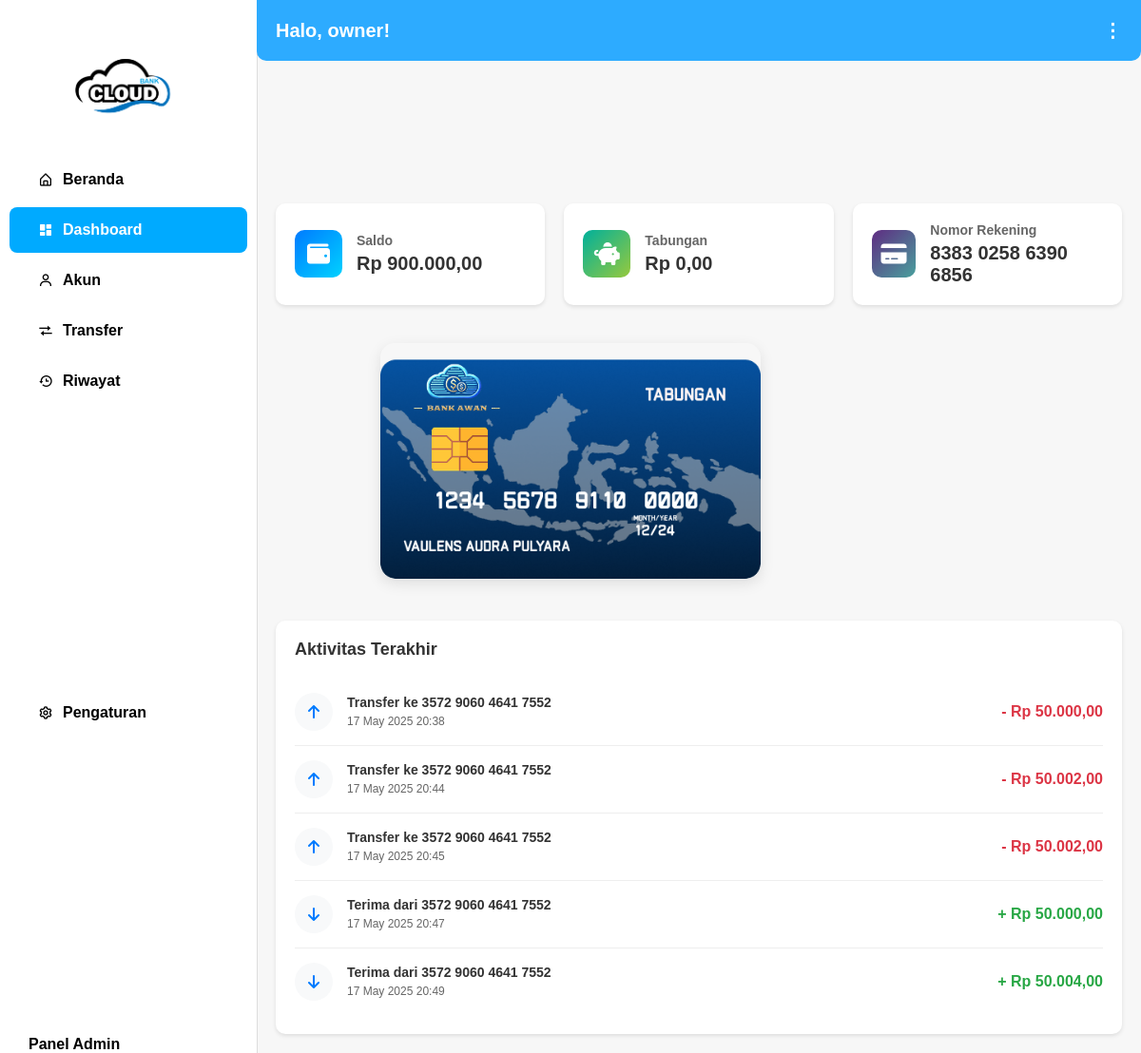
The page /dashboard (signed in) on the database its author committed.
### models.py (models this page shows, shortened)
class User(UserMixin, db.Model):
    id           = db.Column(db.Integer, primary_key=True)
    acc_num      = db.Column(db.String(19), unique=True, nullable=False, default=generate_account_number)  # 16 digits + 3 spaces
    email        = db.Column(db.String(120), unique=True, nullable=False)
    username     = db.Column(db.String(80), unique=True, nullable=False)
    password     = db.Column(db.String(200), nullable=False)
    role         = db.Column(db.Enum(RoleEnum), default=RoleEnum.user, nullable=False)
    balance      = db.Column(db.Float, default=0)
    savings      = db.Column(db.Float, default=0)
    is_banned    = db.Column(db.Boolean, default=False)
    created_at   = db.Column(db.DateTime, nullable=False)
    ip_address   = db.Column(db.String(100))
    profile_photo = db.Column(db.String(200), default='default.png')  # Profile photo field
    promoted_by_id = db.Column(db.Integer, db.ForeignKey('user.id'), nullable=True)
    promoted_by = db.relationship('User', remote_side=[id], backref='promoted_users')
    admin_permissions = db.Column(db.String(500), default='')
    language = db.Column(db.String(5), default='id')  # 'id' for Indonesian, 'en' for English
    dark_mode = db.Column(db.Boolean, default=False)

class Transaction(db.Model):
    id           = db.Column(db.Integer, primary_key=True)
    sender_id    = db.Column(db.Integer, db.ForeignKey('user.id'), nullable=False)
    receiver_id  = db.Column(db.Integer, db.ForeignKey('user.id'), nullable=False)
    amount       = db.Column(db.Float, nullable=False)
    timestamp    = db.Column(db.DateTime, nullable=False)
    message      = db.Column(db.String(200), nullable=True)  # Adding message field
    sender       = db.relationship('User', foreign_keys=[sender_id], backref='sent_transactions')
    receiver     = db.relationship('User', foreign_keys=[receiver_id], backref='received_transactions')

### app.py (the view, shortened to what this page needs)
@app.route("/dashboard", methods=["GET", "POST"])
@login_required
def dashboard():
    return render_template(
        "dashboard.html",
        isDebug = True,
        user=current_user,
        active_page="dashboard"
    )

### app.py (called while the page is built)
@login_manager.user_loader
def load_user(uid):
    try:
        user = User.query.get(int(uid))
        if user:
            return user
    except ValueError:
        pass
    return User.query.filter_by(acc_num=uid).first()

### templates/dashboard.html (shortened to what this page needs)
{% extends "layout.html" %} {% block title %}Dashboard{% endblock %} {% block
head %}
<link
  rel="stylesheet"
  href="{{ url_for('static', filename='css/dashboard.css') }}"
/>
<link
  rel="stylesheet"
  href="https://cdnjs.cloudflare.com/ajax/libs/font-awesome/6.4.2/css/all.min.css"
/>
{% endblock %} {% block content %}
{% if isDebug %}
<div class="dashboard-box">
  <h2>
  </h2>
  <form method="POST">
    <h3>Top Up</h3>
    <button>Top Up</button>
  </form>
</div>
{% endif %}
<main class="main-content">
    <div class="stats-container">
        <div class="stat-card">
            <div class="stat-icon balance-icon">
                <i class="fas fa-wallet"></i>
            </div>
            <div class="stat-info">
                <h3>Saldo</h3>
                <p>Rp {{ "{:,.2f}".format(user.balance).replace('.', '#').replace(',', '.').replace('#', ',') }}</p>
            </div>
        </div>
        <div class="stat-card">
            <div class="stat-icon savings-icon">
                <i class="fas fa-piggy-bank"></i>
            </div>
            <div class="stat-info">
                <h3>Tabungan</h3>
                <p>Rp {{ "{:,.2f}".format(user.savings).replace('.', '#').replace(',', '.').replace('#', ',') }}</p>
            </div>
        </div>
        <div class="stat-card">
            <div class="stat-icon account-icon">
                <i class="fas fa-credit-card"></i>
            </div>
            <div class="stat-info">
                <h3>Nomor Rekening</h3>
                <p>{{ user.acc_num }}</p>
            </div>
        </div>
    </div>
    <div class="card-section">
        <img src="{{ url_for('static', filename='img/cblue_front.png') }}" class="card" alt="Kartu Depan">
    </div>
    <div class="recent-activity">
        <h2>Aktivitas Terakhir</h2>
        <ul class="activity-list">
            {% for tx in user.sent_transactions[:3] + user.received_transactions[:3] %}
            <li class="activity-item">
                <div class="activity-icon">
                    <i class="fas {% if tx.sender_id==user.id %}fa-arrow-up{% else %}fa-arrow-down{% endif %}"></i>
                </div>
                <div class="activity-info">
                    <h4>
                        {% if tx.sender_id==user.id %}
                            Transfer ke {{ tx.receiver.acc_num }}
                        {% else %}
                            Terima dari {{ tx.sender.acc_num }}
                        {% endif %}
                    </h4>
                    <p>{{ tx.timestamp.strftime("%d %B %Y %H:%M") }}</p>
                </div>
                <div class="activity-amount {% if tx.sender_id==user.id %}sent{% else %}received{% endif %}">
                    {% if tx.sender_id==user.id %}-{% else %}+{% endif %}
                    Rp {{ "{:,.2f}".format(tx.amount).replace('.', '#').replace(',', '.').replace('#', ',') }}
                </div>
            </li>
            {% endfor %}
        </ul>
    </div>
</main>
{% endblock %}

### templates/layout.html (shortened to what this page needs)
<!DOCTYPE html>
<html lang="{{ user.language }}">
<head>
  <link rel="stylesheet" href="{{ url_for('static', filename='css/dashboard.css') }}">
  <link
  rel="stylesheet"
  href="https://cdnjs.cloudflare.com/ajax/libs/font-awesome/4.7.0/css/all.min.css"
  />
  <link href='https://unpkg.com/boxicons@2.1.4/css/boxicons.min.css' rel='stylesheet'>
  {% block head %}{% endblock %}
</head>
<body class="{% if user.dark_mode %}dark-mode{% endif %}">
  <div class="sidebar">
    <div>
      <img src="{{ url_for('static', filename='img/bank-awan[1].png') }}" alt="logo">
      <div class="sidebar-menu">
        <a href="{{ url_for('home') }}"
           class="{% if active_page=='home' %}active{% endif %}">
           <i class='bx bx-home-alt' ></i>
          {% if user.language == 'en' %}Home{% else %}Beranda{% endif %}
        </a>
        <a href="{{ url_for('dashboard') }}"
           class="{% if active_page=='dashboard' %}active{% endif %}">
           <i class='bx bxs-dashboard' ></i>
          Dashboard
        </a>
        <a href="{{ url_for('account') }}"
           class="{% if active_page=='account' %}active{% endif %}">
           <i class='bx bx-user'></i>
          {% if user.language == 'en' %}Account{% else %}Akun{% endif %}
        </a>
        <a href="{{ url_for('transfer') }}"
           class="{% if active_page=='transfer' %}active{% endif %}">
           <i class='bx bx-transfer' ></i>
          Transfer
        </a>
        <a href="{{ url_for('history') }}"
           class="{% if active_page=='history' %}active{% endif %}">
           <i class='bx bx-history' ></i>
          {% if user.language == 'en' %}History{% else %}Riwayat{% endif %}
        </a>
      </div>
    </div>
    <a href="{{ url_for('settings') }}"
       class="{% if active_page=='settings' %}active{% endif %}">
       <i class='bx bx-cog' ></i>
      {% if user.language == 'en' %}Settings{% else %}Pengaturan{% endif %}
    </a>
    {% if user.role in ['admin','owner'] %}
    <a href="{{ url_for('admin_panel') }}"
       class="{% if active_page=='admin' %}active{% endif %}">
      {% if user.language == 'en' %}Admin Panel{% else %}Panel Admin{% endif %}
    </a>
    {% endif %}
  </div>
  <div class="topbar">
    <span>{% if user.language == 'en' %}Hello{% else %}Halo{% endif %}, {{ user.username }}!</span>
    <div class="menu-dot" onclick="toggleDropdown()">
      ⋮
    </div>
  </div>
  <main class="content">
    {% block content %}{% endblock %}
  </main>
</body>
</html>

### static/css/dashboard.css (style rules this page uses)
body { margin: 0; font-family: Arial, sans-serif; background-color: #f7f7f7; }
.sidebar { width: 270px; background-color: #fff; position: fixed; height: 100%; border-right: 1px solid #ddd; padding-top: 20px; display: flex; flex-direction: column; justify-content: space-between; }
.sidebar img { width: 150px; height: auto; display: block; margin: 0 auto 20px; }
.sidebar-menu { flex: 1; }
.sidebar a { display: flex; align-items: center; padding: 15px 20px; text-decoration: none; color: #000; font-weight: bold; border-radius: 8px; margin: 5px 10px; transition: background 0.3s; }
.sidebar a i { margin-right: 10px; }
.sidebar a:hover, .sidebar a.active { background-color: #00aaff; color: white; }
.topbar { margin-left: 270px; background-color: #2dabff; color: white; padding: 20px; font-size: 20px; font-weight: bold; display: flex; justify-content: space-between; align-items: center; border-radius: 0 0 10px 10px; position: relative; }
.menu-dot { position: relative; cursor: pointer; }
.card-section { text-align: center; gap: 30px; justify-content: center; flex-wrap: wrap; }
.card { width: 350px; height: auto; border-radius: 15px; box-shadow: 0 5px 15px rgba(0,0,0,0.1); margin-top: 20px; margin-bottom: 20px; margin: 10px; }

### templates/dashboard.html (style rules this page uses)
.main-content { padding: 20px; }
.stats-container { display: grid; grid-template-columns: repeat(auto-fit, minmax(250px, 1fr)); gap: 20px; margin-bottom: 30px; margin-left: 270px; }
.stat-card { background: white; padding: 20px; border-radius: 10px; box-shadow: 0 2px 4px rgba(0,0,0,0.1); display: flex; align-items: center; transition: transform 0.2s; }
.stat-icon { width: 50px; height: 50px; border-radius: 10px; display: flex; align-items: center; justify-content: center; margin-right: 15px; font-size: 24px; }
.balance-icon { background: linear-gradient(135deg, #007bff, #00d2ff); color: white; }
.savings-icon { background: linear-gradient(135deg, #00b09b, #96c93d); color: white; }
.account-icon { background: linear-gradient(135deg, #5f2c82, #49a09d); color: white; }
.stat-info h3 { margin: 0; font-size: 14px; color: #666; }
.stat-info p { margin: 5px 0 0; font-size: 20px; font-weight: bold; color: #333; }
.card-section { margin-bottom: 30px; }
.card { width: 100%; max-width: 400px; height: auto; transition: transform 0.3s; }
.recent-activity { background: white; padding: 20px; margin-left: 270px; border-radius: 10px; box-shadow: 0 2px 4px rgba(0,0,0,0.1); }
.recent-activity h2 { margin: 0 0 20px; color: #333; font-size: 18px; }
.activity-list { list-style: none; padding: 0; margin: 0; }
.activity-item { display: flex; align-items: center; padding: 15px 0; border-bottom: 1px solid #eee; }
.activity-item:last-child { border-bottom: none; }
.activity-icon { width: 40px; height: 40px; border-radius: 50%; background: #f8f9fa; display: flex; align-items: center; justify-content: center; margin-right: 15px; }
.activity-icon i { font-size: 16px; color: #007bff; }
.activity-info { flex-grow: 1; }
.activity-info h4 { margin: 0; font-size: 14px; color: #333; }
.activity-info p { margin: 5px 0 0; font-size: 12px; color: #666; }
.activity-amount { font-weight: bold; }
.activity-amount.sent { color: #dc3545; }
.activity-amount.received { color: #28a745; }

### rows shown on the page
User: username "owner", balance "900.000,00", savings "0,00", acc_num "8383 0258 6390 6856"
Transaction: receiver.acc_num "3572 9060 4641 7552", timestamp "17 May 2025 20:38", amount "50.000,00"
Transaction: receiver.acc_num "3572 9060 4641 7552", timestamp "17 May 2025 20:44", amount "50.002,00"
Transaction: receiver.acc_num "3572 9060 4641 7552", timestamp "17 May 2025 20:45", amount "50.002,00"
Transaction: sender.acc_num "3572 9060 4641 7552", timestamp "17 May 2025 20:47", amount "50.000,00"
Transaction: sender.acc_num "3572 9060 4641 7552", timestamp "17 May 2025 20:49", amount "50.004,00"
